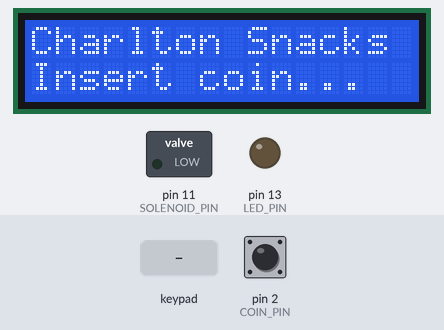
Simulated run of this sketch. Board: Arduino Uno, built with avr-gcc and run on an emulated ATmega328P. On the bench: 16×2 character LCD, switched loads named in the sketch (green lamp = pin HIGH), output pins drawn as LEDs (lit = HIGH). Inputs (shaded band) come from the test bench; at power-on: pin 2 (COIN_PIN) HIGH. What the sketch prints to the serial monitor is not drawn.

Above: at 1.2 s.
1.3 s: pin 2 (COIN_PIN) pulsed LOW 2 times (0.12 s each, 0.3 s apart)
At 2.4 s:
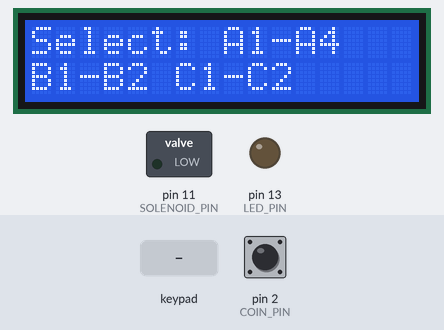
3.4 s: key 'A' pressed
At 4.5 s:
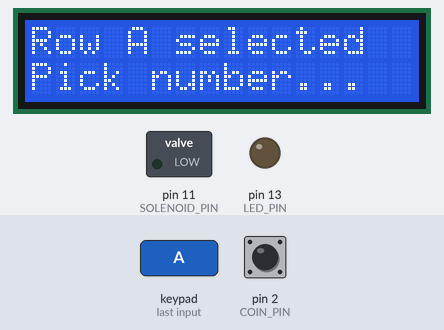
4.9 s: keypad keys 5 4 3 1 0 pressed 0.4 s apart
At 5.5 s:
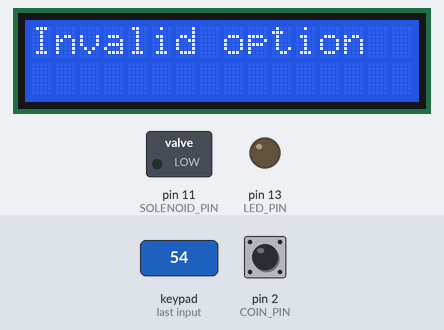
Timing chart, 0 to 7.9 s (numbered marks = the images above; inputs shaded):
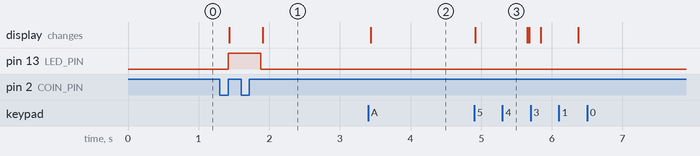

Measured:
- after the input at 1.3 s, pin 13 (LED_PIN): LOW → HIGH after 0.12 s, → LOW 0.46 s later; the display: first changes after 0.13 s (image 1 shows a later state)
- after the input at 3.4 s, the display: changes at once (image 2)
- after the input at 4.9 s, the display: changes at once (image 3)

The sketch:

main_panel.ino
```cpp
#include <Wire.h>
#include <LiquidCrystal_PCF8574.h>
#include <Keypad.h>

#define Password_Length 9
#define PASSWORD_TIMEOUT_MS 10000

#define COIN_LOW_MIN_MS 20
#define COIN_LOW_MAX_MS 120
#define COIN_LOCKOUT_MS 1500
#define COIN_STARTUP_MS 1000

LiquidCrystal_PCF8574 lcd(0x27);

// Keypad
const byte ROWS = 4;
const byte COLS = 4;

char hexaKeys[ROWS][COLS] = {
  {'1','2','3','A'},
  {'4','5','6','B'},
  {'7','8','9','C'},
  {'*','0','#','D'}
};

byte rowPins[ROWS] = {9, 8, 7, 6};
byte colPins[COLS] = {5, 4, 3, 10};
Keypad keypad = Keypad(makeKeymap(hexaKeys), rowPins, colPins, ROWS, COLS);

// Pins
const int COIN_PIN = 2;
const int SOLENOID_PIN = 11;
const int LED_PIN = 13;

// Password
char Data[Password_Length];
char Master[Password_Length] = "123456AB";
byte data_count = 0;

bool passwordMode = false;
unsigned long lastPasswordActivity = 0;

enum PasswordAction { PASS_NONE, PASS_DOOR, PASS_FREEVEND };
PasswordAction pendingPasswordAction = PASS_NONE;

// Vending state
uint8_t credits = 0;
bool freeVendArmed = false;
char selectedRow = '\0';
bool machineBusy = false;

// Coin state
bool coinLowSeen = false;
unsigned long coinLowStartMs = 0;
unsigned long coinLockoutUntil = 0;
unsigned long startupIgnoreUntil = 0;

void setup() {
  Serial.begin(9600); // D1 TX -> Motor D0 RX

  pinMode(COIN_PIN, INPUT_PULLUP);
  pinMode(SOLENOID_PIN, OUTPUT);
  digitalWrite(SOLENOID_PIN, LOW);
  pinMode(LED_PIN, OUTPUT);
  digitalWrite(LED_PIN, LOW);

  keypad.addEventListener(keypadEvent);

  Wire.begin();
  lcd.begin(16, 2);
  lcd.setBacklight(255);
  lcd.clear();

  clearData();
  showMainScreen();

  startupIgnoreUntil = millis() + COIN_STARTUP_MS;
}

void loop() {
  detectCoinPulse();
  checkPasswordTimeout();

  char key = keypad.getKey();
  if (!key) return;

  if (passwordMode) processPasswordKey(key);
  else processVendingKey(key);
}

// ---------- Display ----------
void showMainScreen() {
  lcd.clear();
  lcd.setCursor(0, 0);
  lcd.print("Charlton Snacks");
  lcd.setCursor(0, 1);

  if (freeVendArmed) lcd.print("FREE VEND READY");
  else if (credits > 0) lcd.print("1 Credit: Select");
  else lcd.print("Insert coin...");
}

void showTempMessage(const char* msg, unsigned long ms = 800) {
  lcd.clear();
  lcd.setCursor(0, 0);
  lcd.print(msg);
  delay(ms);
}

void showSelectPrompt() {
  lcd.clear();
  lcd.setCursor(0, 0);
  lcd.print("Select: A1-A4");
  lcd.setCursor(0, 1);
  lcd.print("B1-B2 C1-C2");
}

void showRowSelected(char row) {
  lcd.clear();
  lcd.setCursor(0, 0);
  lcd.print("Row ");
  lcd.print(row);
  lcd.print(" selected");
  lcd.setCursor(0, 1);
  lcd.print("Pick number...");
}

// ---------- Coin ----------
void detectCoinPulse() {
  unsigned long now = millis();
  int s = digitalRead(COIN_PIN);

  bool acceptWindow = (!machineBusy && !passwordMode && credits == 0 && !freeVendArmed && selectedRow == '\0');

  if (!acceptWindow) {
    coinLowSeen = false;
    return;
  }

  if (now < startupIgnoreUntil) return;
  if (now < coinLockoutUntil) return;

  if (!coinLowSeen && s == LOW) {
    coinLowSeen = true;
    coinLowStartMs = now;
    return;
  }

  if (coinLowSeen && s == HIGH) {
    unsigned long lowDur = now - coinLowStartMs;
    coinLowSeen = false;

    if (lowDur >= COIN_LOW_MIN_MS && lowDur <= COIN_LOW_MAX_MS) {
      credits = 1;
      coinLockoutUntil = now + COIN_LOCKOUT_MS;

      digitalWrite(LED_PIN, HIGH);
      showTempMessage("1 Credit", 450);
      digitalWrite(LED_PIN, LOW);

      showSelectPrompt();
    }
  }
}

// ---------- Password ----------
void clearData() {
  for (byte i = 0; i < Password_Length; i++) Data[i] = 0;
  data_count = 0;
}

void startPasswordMode(PasswordAction action) {
  pendingPasswordAction = action;
  passwordMode = true;
  lastPasswordActivity = millis();
  clearData();

  lcd.clear();
  lcd.setCursor(0, 0);
  lcd.print("Enter Password:");
  lcd.setCursor(0, 1);
}

void exitPasswordMode() {
  passwordMode = false;
  pendingPasswordAction = PASS_NONE;
  clearData();
  selectedRow = '\0';
  showMainScreen();
}

void redrawPasswordLine() {
  lcd.setCursor(0, 1);
  for (byte i = 0; i < Password_Length - 1; i++) lcd.print(i < data_count ? '*' : ' ');
  lcd.setCursor(data_count, 1);
}

void checkPasswordTimeout() {
  if (!passwordMode) return;
  if (millis() - lastPasswordActivity >= PASSWORD_TIMEOUT_MS) {
    showTempMessage("Password timeout", 700);
    exitPasswordMode();
  }
}

void unlockDoor() {
  machineBusy = true;
  digitalWrite(SOLENOID_PIN, HIGH);
  delay(350);
  digitalWrite(SOLENOID_PIN, LOW);
  machineBusy = false;

  coinLockoutUntil = millis() + COIN_LOCKOUT_MS;
}
void processPasswordKey(char key) {
  lastPasswordActivity = millis();

  if (key == '#') {
    showTempMessage("Cancelled", 500);
    exitPasswordMode();
    return;
  }

  if (key == '*') {
    if (data_count > 0) {
      data_count--;
      Data[data_count] = '\0';
      redrawPasswordLine();
    }
    return;
  }

  if (!((key >= '0' && key <= '9') || (key >= 'A' && key <= 'D'))) return;

  if (data_count < Password_Length - 1) {
    Data[data_count++] = key;
    Data[data_count] = '\0';
    redrawPasswordLine();
  }

  if (data_count == Password_Length - 1) {
    if (!strcmp(Data, Master)) {
      if (pendingPasswordAction == PASS_DOOR) {
        showTempMessage("Door Unlocked", 700);
        unlockDoor();
      } else if (pendingPasswordAction == PASS_FREEVEND) {
        freeVendArmed = true;
        credits = 0;
        showTempMessage("Free Vend ON", 700);
      }
    } else {
      showTempMessage("Incorrect", 800);
    }
    exitPasswordMode();
  }
}

// ---------- Serial helpers ----------
void clearSerialInput() {
  while (Serial.available() > 0) Serial.read();
}

bool waitForMotorAck(const String &code, unsigned long timeoutMs = 6000) {
  unsigned long start = millis();
  String line = "";

  while (millis() - start < timeoutMs) {
    while (Serial.available() > 0) {
      char c = (char)Serial.read();
      if (c == '\r') continue;

      if (c == '\n') {
        line.trim();
        line.toUpperCase();

        if (line.length() > 0) {
          if (line == ("OK " + code)) return true;
          if (line.startsWith("ERR")) return false;
        }
        line = "";
      } else {
        line += c;
      }
    }
  }

  return false;
}

bool sendVendCommand(char row, char num) {
  String code = String(row) + String(num); // e.g. A4
  Serial.print("VEND_");
  Serial.println(code);
  delay(150); // send settle
  return true; // skip ACK for now
}

// ---------- Vending ----------
bool canVendNow() {
  return (credits > 0) || freeVendArmed;
}

bool isValidSelection(char row, char num) {
  if (row == 'A' && (num >= '1' && num <= '4')) return true;
  if (row == 'B' && (num == '1' || num == '2')) return true;
  if (row == 'C' && (num == '1' || num == '2')) return true;
  return false;
}

void completeVendConsumption() {
  if (freeVendArmed) freeVendArmed = false;
  else if (credits > 0) credits = 0;

  selectedRow = '\0';
  coinLockoutUntil = millis() + COIN_LOCKOUT_MS;
  showMainScreen();
}

void processVendingKey(char key) {
  if (!canVendNow() || machineBusy) return;

  if (selectedRow == '\0') {
    if (key == 'A' || key == 'B' || key == 'C') {
      selectedRow = key;
      showRowSelected(selectedRow);
      return;
    }
    if (key == '#') {
      selectedRow = '\0';
      showSelectPrompt();
      return;
    }
    return;
  }

  if (key >= '0' && key <= '9') {
    if (isValidSelection(selectedRow, key)) {
      machineBusy = true;

      lcd.clear();
      lcd.setCursor(0, 0);
      lcd.print("Vending ");
      lcd.print(selectedRow);
      lcd.print(key);

      bool ok = sendVendCommand(selectedRow, key);

      if (ok) {
        showTempMessage("Vend OK", 500);
        completeVendConsumption();
      } else {
        showTempMessage("Vend Failed", 900);
        selectedRow = '\0'; // keep credit for retry
        showSelectPrompt();
      }

      machineBusy = false;
    } else {
      showTempMessage("Invalid option", 700);
      showRowSelected(selectedRow);
    }
    return;
  }

  if (key == '#') {
    selectedRow = '\0';
    showSelectPrompt();
  }
}

// ---------- Keypad hold hooks ----------
void keypadEvent(KeypadEvent key) {
  switch (keypad.getState()) {
    case HOLD:
      if (!passwordMode && key == '#') {
        startPasswordMode(PASS_FREEVEND);
      } else if (!passwordMode && key == 'D') {
        startPasswordMode(PASS_DOOR);
      }
      break;
    default:
      break;
  }
}
```
